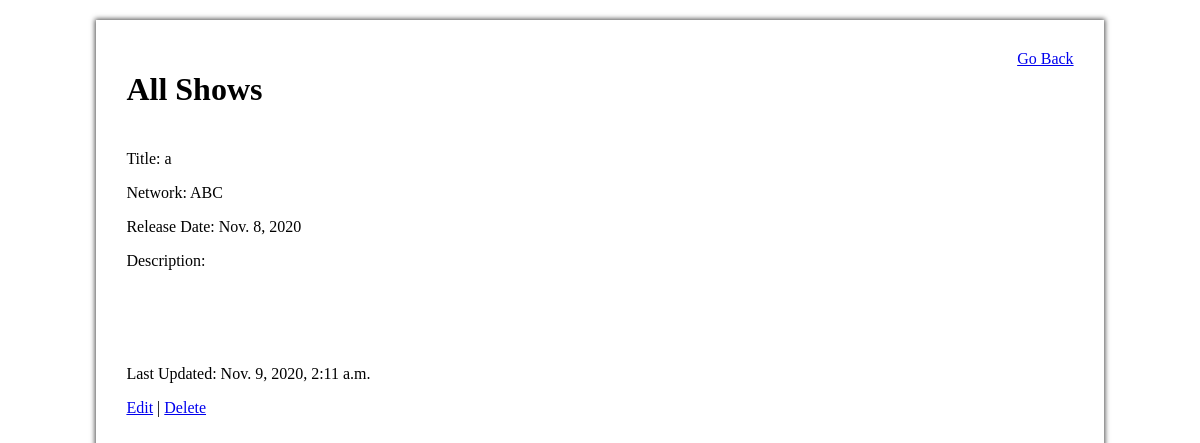
/shows/19, run on an earlier commit of the app's database.
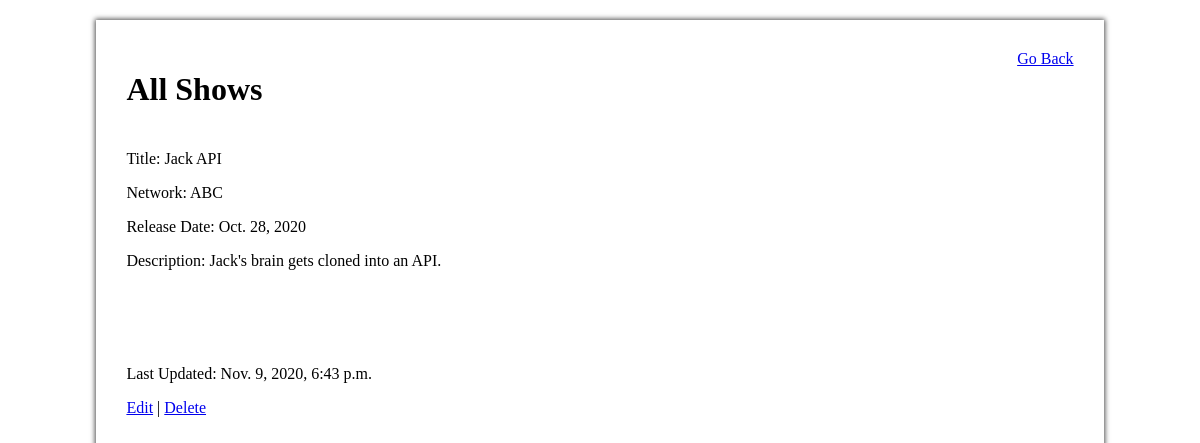
And on a later commit of the database.
### tv_app/models.py (models this page shows)
class Show(models.Model):
    title = models.CharField(max_length=30)
    network = models.CharField(max_length=30)
    release = models.DateField(auto_now=False, auto_now_add=False, null=True)
    desc = models.TextField(null=True)
    create_at = models.DateTimeField(auto_now_add=True)
    update_at = models.DateTimeField(auto_now=True)
    objects = ShowManager()

### tv_app/views.py (the view)
# urls.py: path('shows/<int:num>', views.showShow),
def showShow(request, num):
    context = {
        'show': Show.objects.get(id=num)
    }
    return render(request, 'showShow.html', context)

### tv_app/templates/showShow.html (shortened to what this page needs)
<!DOCTYPE html>
<html lang="en">
<head>
    {% load static %}
    <link rel="stylesheet" type="text/css" href="{% static 'showShow.css' %}">
</head>
<body>
    <div id="Box">
        <div class="titleBox">
            <h1>All Shows</h1>
            <a href="/shows">Go Back</a>
        </div>
        <div class="content">
            <p>Title: {{ show.title }}</p>
            <p>Network: {{ show.network }}</p>
            <p>Release Date: {{ show.release }}</p>
            <p>Description: {{ show.desc }}</p>
        </div>
        <div class="update">
            <p>Last Updated: {{ show.update_at }}</p>
        </div>
        <div>
            <a href="/shows/{{ show.id }}/edit">Edit</a> | <a href="/shows/{{ show.id }}/delete">Delete</a>
        </div>
    </div>
</body>
</html>

What changed in the data, as far as the page shows it:
changed Show "ABC": title "a" → "Jack API"; release "Nov. 8, 2020" → "Oct. 28, 2020"; desc (not shown) → "Jack's brain gets cloned into an API."; update_at "Nov. 9, 2020, 2:11 a.m." → "Nov. 9, 2020, 6:43 p.m."
